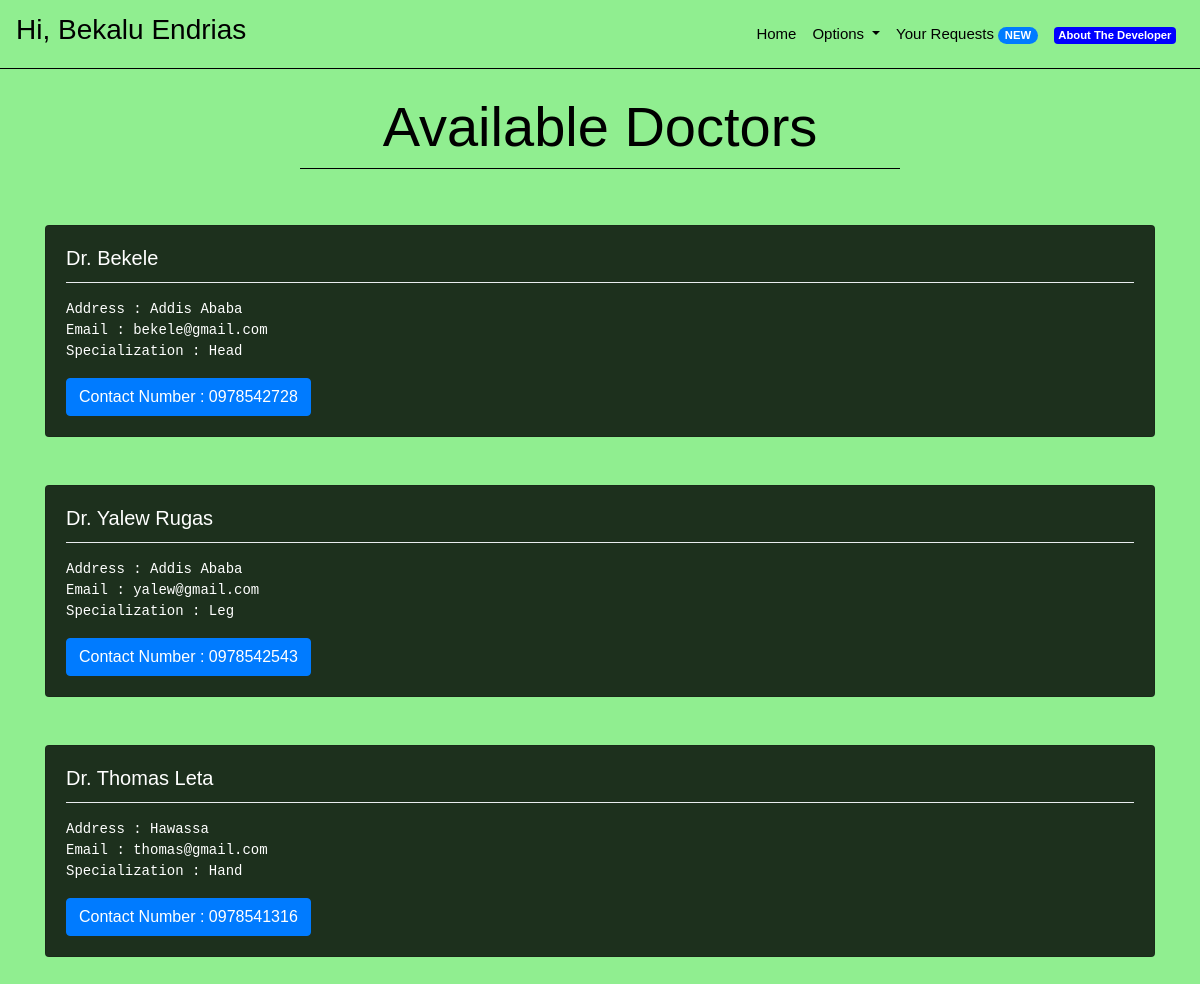
/doctors (signed in), run on the app's committed database.
### core/models.py (models this page shows, shortened)
class Doctor(models.Model):
    name = models.CharField(max_length = 30)
    address = models.CharField(max_length = 100)
    contactNumber = models.CharField(unique = True, max_length = 10)
    email = models.EmailField(unique = True, max_length = 255)
    specialization = models.CharField(max_length = 100)
    passwordHash = models.CharField(max_length = 64)
    emailHash = models.CharField(max_length = 64)
    image = models.ImageField(upload_to='profile_images/', default='profile_images/default.jpg')

### core/views.py (the view)
# urls.py: path('doctors', views.doctors, name = "doctors"),
def doctors(request):
    context = {
        "doctors" : Doctor.objects.all(),
        "message":"Please Login First."
    }
    if request.session.get('isLoggedIn', False):
        response = render(request,"core/doctors.html",context)
        return responseHeadersModifier(response)
    else:
        response = render(request, "core/doctors.html", context)
        return responseHeadersModifier(response)

### core/views.py (called while the page is built)
def responseHeadersModifier(response):
    response["Cache-Control"] = "no-cache, no-store, must-revalidate"
    response["Pragma"] = "no-cache"
    response["Expires"] = "0"
    return response

### core/templates/core/doctors.html (shortened to what this page needs)
{% extends "core/base.html" %}
{% block bodytag %}
{% load static %}
<body background="{% static 'core/images/back.png' %}" style="background-size: auto auto;">
    {% endblock %}
    {% block body %}
    <br>
    <h1 style="text-align:center;color:black;" class="display-4">
        Available Doctors
    </h1>
    <li class="dropdown-divider" style="margin-left:25%;margin-right:25%;border-color:black"></li>
    <br>
    <br>
    {% if request.session.isLoggedIn %}
    {% for doctor in doctors %}
    <div class="row container" style="margin: 0 auto;">
        <div class="col-sm-12">
            <div class="card" style="background:rgba(0,0,0,0.8);color:white;">
                <div class="card-body">
                    <h5 class="card-title">Dr. {{ doctor.name }}</h5>
                    <li class="dropdown-divider"></li>
                    <p class="card-text">
                    <pre
                        style="color:white">Address : {{ doctor.address }}<br>Email : {{ doctor.email }}<br>Specialization : {{ doctor.specialization }}</pre>
                    </p>
                    <a href="#" class="btn btn-primary">Contact Number : {{ doctor.contactNumber }}</a>
                </div>
            </div>
        </div>
    </div>
    <br>
    <br>
    {% empty %}
    <h1 style="text-align:center;color:white">
        Sorry! No doctors available right now. Please try again later!
    </h1>
    {% endfor %}
    {% else %}
    {% if message %}
    <div style="text-align:center;margin:0 auto;" class="alert alert-warning" role="alert">
        {{ message }}
    </div>
    {% endif %}
    {% endif %}
    {% endblock %}

### core/static/core/css/style.css (style rules this page uses)
body { font-family: 'Nunito', sans-serif; color: #000000; background-color: #fefefe; overflow-x: hidden; }
@media (min-width: 1200px) { .container { max-width: 1170px; } }

### core/static/core/css/aboutstyle.css (style rules this page uses)
* { margin: 0; padding: 0; border: 0; outline: none; }
p { font-size: 15px; line-height: 1.6; font-weight: 500; }
a { font-family: 'Quicksand', sans-serif; font-size: 15px; color: #555555; }

### data on the page
Doctor: name "Bekele", address "Addis Ababa", email "bekele@gmail.com", specialization "Head", contactNumber "0978542728"
Doctor: name "Yalew Rugas", address "Addis Ababa", email "yalew@gmail.com", specialization "Leg", contactNumber "0978542543"
Doctor: name "Thomas Leta", address "Hawassa", email "thomas@gmail.com", specialization "Hand", contactNumber "0978541316"

### other printed values
{{ request.session.Name }} "Bekalu Endrias"
